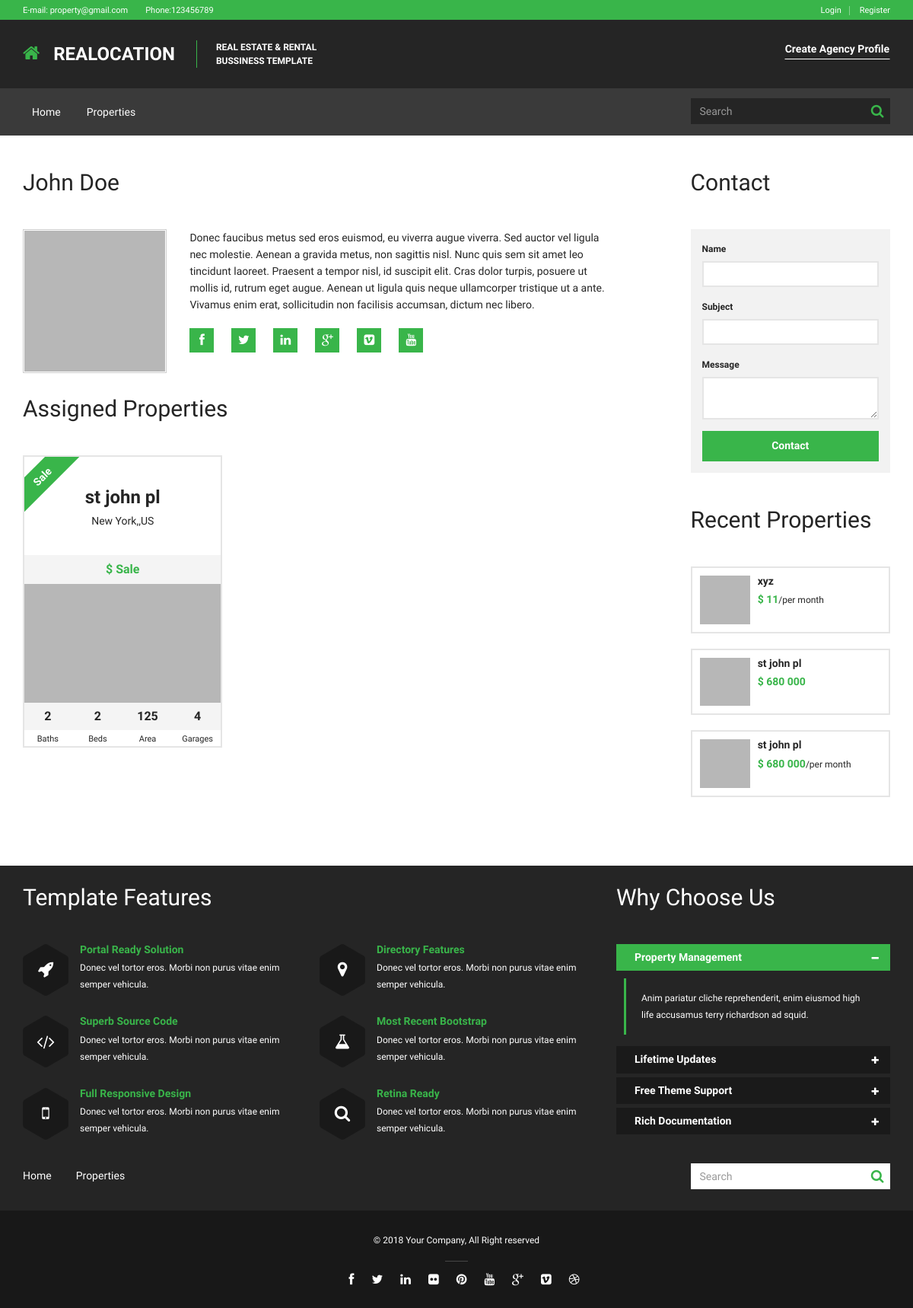
The page /agents/1 on the database its author committed.
### tables this page shows
CREATE TABLE IF NOT EXISTS `settings` (
  `id` int(11) NOT NULL AUTO_INCREMENT,
  `email` varchar(255) NOT NULL,
  `phone_no` int(11) NOT NULL,
  `facebook_url` varchar(255) NOT NULL,
  `twitter_url` varchar(255) NOT NULL,
  `linked_in_url` varchar(255) NOT NULL,
  `flickr_url` varchar(255) NOT NULL,
  `pinterest_url` varchar(255) NOT NULL,
  `youtube_url` varchar(255) NOT NULL,
  `google_plus_url` varchar(255) NOT NULL,
  `vimeo-square_url` varchar(255) NOT NULL,
  `dribbble_url` varchar(255) NOT NULL,
  PRIMARY KEY (`id`)
);

CREATE TABLE IF NOT EXISTS `agent` (
  `id` int(11) NOT NULL AUTO_INCREMENT,
  `first_name` varchar(255) NOT NULL,
  `last_name` varchar(255) NOT NULL,
  `profile` varchar(255) NOT NULL,
  `facebook_url` varchar(255) NOT NULL,
  `twitter_url` varchar(255) NOT NULL,
  `linked_in_url` varchar(255) NOT NULL,
  `google_plus_url` varchar(255) NOT NULL,
  `vimeo-square_url` varchar(255) NOT NULL,
  `you_tube_url` varchar(255) NOT NULL,
  `post` varchar(255) NOT NULL,
  `current_status` varchar(255) NOT NULL,
  `email` varchar(255) NOT NULL,
  `contact_no` varchar(255) NOT NULL,
  `skype_id` varchar(255) NOT NULL,
  `is_delete` int(11) NOT NULL DEFAULT '0',
  `created_on` timestamp NOT NULL DEFAULT CURRENT_TIMESTAMP,
  PRIMARY KEY (`id`)
);

CREATE TABLE IF NOT EXISTS `properties` (
  `id` int(11) NOT NULL AUTO_INCREMENT,
  `title` varchar(255) NOT NULL,
  `thumbnail` varchar(255) NOT NULL,
  `description` text NOT NULL,
  `prize` varchar(255) NOT NULL,
  `area` varchar(255) NOT NULL,
  `bath` int(11) NOT NULL,
  `beds` int(11) NOT NULL,
  `garages` int(11) NOT NULL,
  `facebook_url` varchar(255) NOT NULL,
  `twitter_url` varchar(255) NOT NULL,
  `linked_in_url` varchar(255) NOT NULL,
  `vimeo-square_url` varchar(255) NOT NULL,
  `you_tube_url` varchar(255) NOT NULL,
  `email` varchar(255) NOT NULL,
  `address` varchar(255) NOT NULL,
  `street` varchar(255) NOT NULL,
  `city` varchar(255) NOT NULL,
  `state` varchar(255) NOT NULL,
  `country` varchar(255) NOT NULL,
  `status` varchar(255) NOT NULL,
  `pro_type_id` int(11) NOT NULL,
  `created_on` timestamp NOT NULL,
  `is_delete` int(11) NOT NULL DEFAULT '0',
  PRIMARY KEY (`id`),
  KEY `pro_id` (`pro_type_id`)
);

### application/views/agents/agent.php (the view, shortened to what the rows shown need)
 <div id="main-wrapper">
    <div id="main">
    <div id="main-inner">
    <div class="container">
    <div class="block-content block-content-small-padding">
    <div class="block-content-inner">
    <div class="row">
    <div class="col-sm-9">
    <h2><?php echo $agent['first_name']." ".$agent['last_name']; ?></h2>
    <div class="agency-detail">
        <div class="row">
        </div>
    </div>
    <h2>Assigned Properties</h2>
    <div class="row">
<?php
foreach ($agent['properties'] as $row)
{
?>
        <div class="property-item property-featured col-sm-6 col-md-4">
            <div class="property-box">
                <div class="property-box-inner">
                    <h3 class="property-box-title"><a href="<?php echo base_url('properties/').$row['id']; ?>"><?php echo $row['title']; ?></a></h3>
                    <h4 class="property-box-subtitle"><a href="#"><?php echo $row['state'].",".$row['country']; ?></a></h4>
                    <div class="property-box-label property-box-label-primary"><?php echo $row['status']; ?></div>
                    <div class="property-box-picture">
                        <div class="property-box-price">$ <?php if($row['status'] =='rent')
                                                                { echo $row['prize']."/month"; }
                                                                else
                                                                { echo $row['status']; }  ?></div>
                        <div class="property-box-picture-inner">
                            <a href="#" class="property-box-picture-target">
                                <img src="<?php echo base_url(); ?>assets/img/tmp/properties/medium/1.jpg" alt="">
                            </a>
                        </div>
                    </div>
                    <div class="property-box-meta">
                        <div class="property-box-meta-item col-sm-3">
                            <strong><?php echo $row['bath']; ?></strong>
                            <span>Baths</span>
                        </div>
                        <div class="property-box-meta-item col-sm-3">
                            <strong><?php echo $row['beds']; ?></strong>
                            <span>Beds</span>
                        </div>
                        <div class="property-box-meta-item col-sm-3">
                            <strong><?php echo $row['area']; ?></strong>
                            <span>Area</span>
                        </div>
                        <div class="property-box-meta-item col-sm-3">
                            <strong><?php echo $row['garages']; ?></strong>
                            <span>Garages</span>
                        </div>
                    </div>
                </div>
            </div>
        </div>
<?php
}
?>
    </div>
    </div>
    <div class="col-sm-3">
        <div class="sidebar">
            <div class="sidebar-inner">
                <div class="widget">
    <div class="properties-small-list">
<?php
foreach ($properties as $row)
{
?>
        <div class="property-small clearfix">
            <div class="property-small-picture col-sm-12 col-md-4">
                <div class="property-small-picture-inner">
                    <a href="#" class="property-small-picture-target">
                        <img src="<?php echo base_url(); ?>assets/img/tmp/properties/medium/2.jpg" alt="">
                    </a>
                </div>
            </div>
            <div class="property-small-content col-sm-12 col-md-8">
                <h3 class="property-small-title"><a href="<?php echo base_url('properties/').$row['id']; ?>" ><?php echo $row['title']; ?></a></h3>
                <div class="property-small-price">$ <?php echo $row['prize']; if($row['status']=='rent'){ echo '<span class="property-small-price-suffix">/per month</span>';} ?></div>
            </div>
        </div>
<?php
}
?>
    </div>
</div>            </div>
        </div>
    </div>
    </div>
    </div>
    </div>
    </div>
    </div>
    </div>
    </div>

### application/views/layout/default.php (shortened to what the rows shown need)
<!doctype html>
<html>
<head>
    <link rel="stylesheet" type="text/css" href="<?php echo base_url(); ?>assets/libraries/font-awesome/css/font-awesome.css" media="screen, projection">
    <link rel="stylesheet" type="text/css" href="<?php echo base_url(); ?>assets/libraries/jquery-bxslider/jquery.bxslider.css" media="screen, projection">
    <link rel="stylesheet" type="text/css" href="<?php echo base_url(); ?>assets/libraries/flexslider/flexslider.css" media="screen, projection">
    <link rel="stylesheet" type="text/css" href="<?php echo base_url(); ?>assets/css/realocation.css" media="screen, projection" id="css-main">
</head>
<body>
<?php
$CI = &get_instance();
$setting_data = $CI->settings_model->get_by_id('1');
$page = $this->uri->segment(1); ?>
<div id="wrapper">
    <div id="header-wrapper">
        <div id="header">
    <div id="header-inner">
        <div class="header-bar">
            <div class="container">
                <div class="header-infobox">
                    <strong>E-mail:</strong> <a href="#"><?php echo $setting_data['email']; ?></a>
                </div>
                <div class="header-infobox">
                    <strong>Phone:</strong><?php echo $setting_data['phone_no']; ?>
                </div>
                <ul class="header-bar-nav nav nav-register">
<?php if($this->session->userdata('email') == '')
{
?>
    <li><a href="<?php echo base_url('login'); ?>">Login</a></li>
    <li><a href="<?php echo base_url('register'); ?>">Register</a></li>
<?php
}
?>
</ul>            </div>
        </div>
    </div>
</div>    </div>
<?php
echo $content;
?>
<div id="footer-wrapper">
        <div id="footer">
            <div id="footer-inner">
                <div class="footer-top">
    <div class="container">
        <div class="row">
    <div class="widget col-sm-8">
        <h2>Template Features</h2>
    </div>
    <div class="widget col-sm-4">
        <h2>Why Choose Us</h2>
    </div>
</div>
    </div>
</div>
            </div>
        </div>
    </div>
</div>
</body>
</html>

### rows shown on the page
settings: email "property@gmail.com", phone_no "123456789"
agent: first_name "John", last_name "Doe"
properties: title "st john pl", state "New York,", country "US", status "Sale", bath "2", beds "2", area "125", garages "4", prize "680 000"
properties: title "xyz", prize "11", status "/per month"
properties: title "st john pl", prize "680 000", status "/per month"
